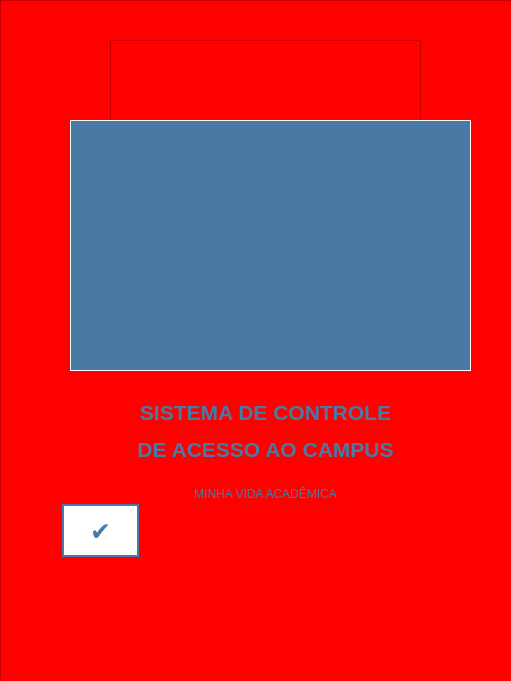
         <widget class="QFrame" name="campus_all">
          <property name="geometry">
           <rect>
            <x>0</x>
            <y>10</y>
            <width>511</width>
            <height>681</height>
           </rect>
          </property>
          <property name="styleSheet">
           <string notr="true"/>
          </property>
          <property name="frameShape">
           <enum>QFrame::StyledPanel</enum>
          </property>
          <property name="frameShadow">
           <enum>QFrame::Raised</enum>
          </property>
          <widget class="QLabel" name="curso">
           <property name="geometry">
            <rect>
             <x>40</x>
             <y>301</y>
             <width>451</width>
             <height>41</height>
            </rect>
           </property>
           <property name="styleSheet">
            <string notr="true">background-color: rgb(255, 255, 255);
color: rgb(145, 145, 145);
font: 75 12pt &quot;Arial&quot;;
padding-top:5px;
padding-left: 5px;
border-color: rgb(0, 0, 0);
border: 1px solid;</string>
           </property>
           <property name="text">
            <string>Curso</string>
           </property>
          </widget>
          <widget class="QLabel" name="hora_ini">
           <property name="geometry">
            <rect>
             <x>40</x>
             <y>439</y>
             <width>221</width>
             <height>41</height>
            </rect>
           </property>
           <property name="styleSheet">
            <string notr="true">background-color: rgb(255, 255, 255);
color: rgb(145, 145, 145);
font: 75 12pt &quot;Arial&quot;;
padding-top:5px;
padding-left: 5px;
border-color: rgb(0, 0, 0);
border: 1px solid;</string>
           </property>
           <property name="text">
            <string>Entrada</string>
           </property>
          </widget>
          <widget class="QLabel" name="observacao">
           <property name="geometry">
            <rect>
             <x>40</x>
             <y>486</y>
             <width>451</width>
             <height>61</height>
            </rect>
           </property>
           <property name="styleSheet">
            <string notr="true">background-color: rgb(255, 255, 255);
color: rgb(145, 145, 145);
font: 75 12pt &quot;Arial&quot;;
padding-top:5px;
padding-left: 5px;
border-color: rgb(0, 0, 0);
border: 1px solid;</string>
           </property>
           <property name="text">
            <string>Observação</string>
           </property>
           <property name="alignment">
            <set>Qt::AlignCenter</set>
           </property>
          </widget>
          <widget class="QLabel" name="espaco_reservado">
           <property name="geometry">
            <rect>
             <x>40</x>
             <y>347</y>
             <width>451</width>
             <height>41</height>
            </rect>
           </property>
           <property name="styleSheet">
            <string notr="true">background-color: rgb(255, 255, 255);
color: rgb(145, 145, 145);
font: 75 12pt &quot;Arial&quot;;
padding-top:5px;
padding-left: 5px;
border-color: rgb(0, 0, 0);
border: 1px solid;</string>
           </property>
           <property name="text">
            <string>Espaço Reservado</string>
           </property>
          </widget>
          <widget class="QPushButton" name="negar">
           <property name="geometry">
            <rect>
             <x>160</x>
             <y>581</y>
             <width>81</width>
             <height>61</height>
            </rect>
           </property>
           <property name="styleSheet">
            <string notr="true">.QPushButton#negar {
    color: white;
    text-align: center;
    text-decoration: none;
    display: inline-block;
    font-size: 25px;
    margin: 4px 2px;
    cursor: pointer;
    background-color: white; 
    color: red; 
    border: 2px solid red;
	border-radius: 50px;
}

.QPushButton#negar:hover:pressed {
    background-color:red;
    color: white;
	border-top-color: rgb(255, 255, 255);
	border-right-color: rgb(0,0,0);
	border-bottom-color: rgb(0,0,0);
	border-left-color: rgb(255, 255, 255);
}
</string>
           </property>
           <property name="text">
            <string>✖</string>
           </property>
          </widget>
          <widget class="QFrame" name="frame_12">
           <property name="geometry">
            <rect>
             <x>190</x>
             <y>10</y>
             <width>141</width>
             <height>151</height>
            </rect>
           </property>
           <property name="styleSheet">
            <string notr="true">image: url(:/newPrefix/logo-normal.jpg);
background-repeat: no-repeat;
background-position:center;</string>
           </property>
           <property name="frameShape">
            <enum>QFrame::StyledPanel</enum>
           </property>
           <property name="frameShadow">
            <enum>QFrame::Raised</enum>
           </property>
          </widget>
          <widget class="QLabel" name="matricula">
           <property name="geometry">
            <rect>
             <x>40</x>
             <y>254</y>
             <width>451</width>
             <height>41</height>
            </rect>
           </property>
           <property name="styleSheet">
            <string notr="true">background-color: rgb(255, 255, 255);
color: rgb(145, 145, 145);
font: 75 12pt &quot;Arial&quot;;
padding-top:5px;
padding-left: 5px;
border-color: rgb(0, 0, 0);
border: 1px solid;</string>
           </property>
           <property name="text">
            <string>Matricula</string>
           </property>
          </widget>
          <widget class="QLabel" name="label_2">
           <property name="geometry">
            <rect>
             <x>70</x>
             <y>163</y>
             <width>381</width>
             <height>31</height>
            </rect>
           </property>
           <property name="styleSheet">
            <string notr="true">font: 75 16pt &quot;Arial&quot;;
color: rgb(73, 122, 166);</string>
           </property>
           <property name="text">
            <string>Informações do Aluno</string>
           </property>
           <property name="alignment">
            <set>Qt::AlignCenter</set>
           </property>
          </widget>
          <widget class="QLabel" name="nome_aluno">
           <property name="geometry">
            <rect>
             <x>40</x>
             <y>206</y>
             <width>451</width>
             <height>41</height>
            </rect>
           </property>
           <property name="styleSheet">
            <string notr="true">background-color: rgb(255, 255, 255);
color: rgb(145, 145, 145);
font: 75 12pt &quot;Arial&quot;;
padding-top:5px;
padding-left: 5px;
border-color: rgb(0, 0, 0);
border: 1px solid;</string>
           </property>
           <property name="text">
            <string>Nome do Aluno</string>
           </property>
          </widget>
          <widget class="QLabel" name="hora_fim">
           <property name="geometry">
            <rect>
             <x>270</x>
             <y>439</y>
             <width>221</width>
             <height>41</height>
            </rect>
           </property>
           <property name="styleSheet">
            <string notr="true">background-color: rgb(255, 255, 255);
color: rgb(145, 145, 145);
font: 75 12pt &quot;Arial&quot;;
padding-top:5px;
padding-left: 5px;
border-color: rgb(0, 0, 0);
border: 1px solid;</string>
           </property>
           <property name="text">
            <string>Saída</string>
           </property>
          </widget>
          <widget class="QPushButton" name="afirmar">
           <property name="geometry">
            <rect>
             <x>65</x>
             <y>581</y>
             <width>81</width>
             <height>61</height>
            </rect>
           </property>
           <property name="toolTip">
            <string>Afirmar</string>
           </property>
           <property name="whatsThis">
            <string>Afirmar</string>
           </property>
           <property name="styleSheet">
            <string notr="true">.QPushButton#afirmar {
    color: white;
    text-align: center;
    text-decoration: none;
    display: inline-block;
    font-size: 25px;
    margin: 4px 2px;
    cursor: pointer;
    background-color: white; 
    color: #4CAF50; 
    border: 2px solid #4CAF50;
}

.QPushButton#afirmar:hover:pressed {
    background-color: #4CAF50;
    color: white;
	border-top-color: rgb(255, 255, 255);
	border-right-color: rgb(0,0,0);
	border-bottom-color: rgb(0,0,0);
	border-left-color: rgb(255, 255, 255);
}
</string>
           </property>
           <property name="text">
            <string>✔</string>
           </property>
          </widget>
          <widget class="QLabel" name="data">
           <property name="geometry">
            <rect>
             <x>40</x>
             <y>393</y>
             <width>451</width>
             <height>41</height>
            </rect>
           </property>
           <property name="styleSheet">
            <string notr="true">background-color: rgb(255, 255, 255);
color: rgb(145, 145, 145);
font: 75 12pt &quot;Arial&quot;;
padding-top:5px;
padding-left: 5px;
border-color: rgb(0, 0, 0);
border: 1px solid;</string>
           </property>
           <property name="text">
            <string>Data Reservada</string>
           </property>
          </widget>
          <widget class="QFrame" name="s_dose_all">
           <property name="geometry">
            <rect>
             <x>390</x>
             <y>594</y>
             <width>101</width>
             <height>71</height>
            </rect>
           </property>
           <property name="styleSheet">
            <string notr="true">QFrame#s_dose_all{
border: 2px solid black;
}

</string>
           </property>
           <property name="frameShape">
            <enum>QFrame::StyledPanel</enum>
           </property>
           <property name="frameShadow">
            <enum>QFrame::Raised</enum>
           </property>
           <widget class="QFrame" name="fig_vac_2">
            <property name="geometry">
             <rect>
              <x>10</x>
              <y>10</y>
              <width>51</width>
              <height>51</height>
             </rect>
            </property>
            <property name="styleSheet">
             <string notr="true">image: url(:/newPrefix/2646111.png);

</string>
            </property>
            <property name="frameShape">
             <enum>QFrame::StyledPanel</enum>
            </property>
            <property name="frameShadow">
             <enum>QFrame::Raised</enum>
            </property>
           </widget>
           <widget class="QLabel" name="s_dose_n">
            <property name="geometry">
             <rect>
              <x>50</x>
              <y>10</y>
              <width>41</width>
              <height>41</height>
             </rect>
            </property>
            <property name="styleSheet">
             <string notr="true"/>
            </property>
            <property name="text">
             <string>&lt;html&gt;&lt;head/&gt;&lt;body&gt;&lt;p&gt;&lt;span style=&quot; font-size:14pt;&quot;&gt;2ª&lt;/span&gt;&lt;/p&gt;&lt;/body&gt;&lt;/html&gt;</string>
            </property>
            <property name="alignment">
             <set>Qt::AlignCenter</set>
            </property>
           </widget>
          </widget>
          <widget class="QFrame" name="p_dose_all">
           <property name="geometry">
            <rect>
             <x>270</x>
             <y>594</y>
             <width>101</width>
             <height>71</height>
            </rect>
           </property>
           <property name="styleSheet">
            <string notr="true">QFrame#p_dose_all{
border: 2px solid black;
}

</string>
           </property>
           <property name="frameShape">
            <enum>QFrame::StyledPanel</enum>
           </property>
           <property name="frameShadow">
            <enum>QFrame::Raised</enum>
           </property>
           <widget class="QFrame" name="fig_vac_1">
            <property name="geometry">
             <rect>
              <x>10</x>
              <y>10</y>
              <width>51</width>
              <height>51</height>
             </rect>
            </property>
            <property name="styleSheet">
             <string notr="true">image: url(:/newPrefix/2646111.png);

</string>
            </property>
            <property name="frameShape">
             <enum>QFrame::StyledPanel</enum>
            </property>
            <property name="frameShadow">
             <enum>QFrame::Raised</enum>
            </property>
           </widget>
           <widget class="QLabel" name="p_dose_n">
            <property name="geometry">
             <rect>
              <x>50</x>
              <y>10</y>
              <width>41</width>
              <height>41</height>
             </rect>
            </property>
            <property name="styleSheet">
             <string notr="true"/>
            </property>
            <property name="text">
             <string>&lt;html&gt;&lt;head/&gt;&lt;body&gt;&lt;p&gt;&lt;span style=&quot; font-size:14pt;&quot;&gt;1ª&lt;/span&gt;&lt;/p&gt;&lt;/body&gt;&lt;/html&gt;</string>
            </property>
            <property name="alignment">
             <set>Qt::AlignCenter</set>
            </property>
           </widget>
          </widget>
          <widget class="QLabel" name="label_3">
           <property name="geometry">
            <rect>
             <x>290</x>
             <y>560</y>
             <width>161</width>
             <height>31</height>
            </rect>
           </property>
           <property name="text">
            <string>&lt;html&gt;&lt;head/&gt;&lt;body&gt;&lt;p&gt;&lt;span style=&quot; font-size:9pt; font-weight:600;&quot;&gt;Quantidade de Doses&lt;/span&gt;&lt;/p&gt;&lt;/body&gt;&lt;/html&gt;</string>
           </property>
           <property name="alignment">
            <set>Qt::AlignCenter</set>
           </property>
          </widget>
          <widget class="QLabel" name="fechar_confirma">
           <property name="geometry">
            <rect>
             <x>65</x>
             <y>581</y>
             <width>81</width>
             <height>61</height>
            </rect>
           </property>
           <property name="styleSheet">
            <string notr="true">    text-align: center;
    text-decoration: none;
    display: inline-block;
    font-size: 25px;
    margin: 4px 2px;
    cursor: pointer;
    background-color: white; 
    color: rgb(73, 122, 166); 
    border: 2px solid rgb(73, 122, 166);</string>
           </property>
           <property name="text">
            <string>✔</string>
           </property>
           <property name="alignment">
            <set>Qt::AlignCenter</set>
           </property>
          </widget>
          <widget class="QLabel" name="fechar_negar">
           <property name="geometry">
            <rect>
             <x>160</x>
             <y>581</y>
             <width>81</width>
             <height>61</height>
            </rect>
           </property>
           <property name="styleSheet">
            <string notr="true">    text-align: center;
    text-decoration: none;
    display: inline-block;
    font-size: 25px;
    margin: 4px 2px;
    cursor: pointer;
    background-color: white; 
    color: rgb(73, 122, 166); 
    border: 2px solid rgb(73, 122, 166);</string>
           </property>
           <property name="text">
            <string>✖</string>
           </property>
           <property name="alignment">
            <set>Qt::AlignCenter</set>
           </property>
          </widget>
          <widget class="QFrame" name="CAPA">
           <property name="geometry">
            <rect>
             <x>0</x>
             <y>0</y>
             <width>541</width>
             <height>741</height>
            </rect>
           </property>
           <property name="styleSheet">
            <string notr="true">background-color: red;

</string>
           </property>
           <property name="frameShape">
            <enum>QFrame::StyledPanel</enum>
           </property>
           <property name="frameShadow">
            <enum>QFrame::Raised</enum>
           </property>
           <widget class="QFrame" name="frame_7">
            <property name="geometry">
             <rect>
              <x>110</x>
              <y>40</y>
              <width>311</width>
              <height>291</height>
             </rect>
            </property>
            <property name="styleSheet">
             <string notr="true">image: url(:/newPrefix/logo-normal.jpg);
background-repeat: no-repeat;
background-position: center;</string>
            </property>
            <property name="frameShape">
             <enum>QFrame::StyledPanel</enum>
            </property>
            <property name="frameShadow">
             <enum>QFrame::Raised</enum>
            </property>
           </widget>
           <widget class="QLabel" name="label_4">
            <property name="geometry">
             <rect>
              <x>70</x>
              <y>320</y>
              <width>391</width>
              <height>261</height>
             </rect>
            </property>
            <property name="styleSheet">
             <string notr="true">font: 75 14pt &quot;Arial&quot;;
color: rgb(73, 122, 166);</string>
            </property>
            <property name="text">
             <string>&lt;html&gt;&lt;head/&gt;&lt;body&gt;&lt;p align=&quot;center&quot;&gt;&lt;span style=&quot; font-size:16pt; font-weight:600;&quot;&gt;SISTEMA DE CONTROLE&lt;/span&gt;&lt;/p&gt;&lt;p align=&quot;center&quot;&gt;&lt;span style=&quot; font-size:16pt; font-weight:600;&quot;&gt;DE ACESSO AO CAMPUS&lt;/span&gt;&lt;br/&gt;&lt;/p&gt;&lt;p align=&quot;center&quot;&gt;MINHA VIDA ACADÊMICA&lt;/p&gt;&lt;/body&gt;&lt;/html&gt;</string>
            </property>
            <property name="alignment">
             <set>Qt::AlignCenter</set>
            </property>
           </widget>
           <widget class="QFrame" name="regi_saida">
            <property name="geometry">
             <rect>
              <x>70</x>
              <y>120</y>
              <width>401</width>
              <height>251</height>
             </rect>
            </property>
            <property name="styleSheet">
             <string notr="true">QFrame#regi_saida{

border:1px solid rgb(255, 255, 255);
background-color: rgb(73, 122, 166);

}</string>
            </property>
            <property name="frameShape">
             <enum>QFrame::StyledPanel</enum>
            </property>
            <property name="frameShadow">
             <enum>QFrame::Raised</enum>
            </property>
            <widget class="QLabel" name="text_saida">
             <property name="geometry">
              <rect>
               <x>20</x>
               <y>50</y>
               <width>351</width>
               <height>151</height>
              </rect>
             </property>
             <property name="styleSheet">
              <string notr="true">color: rgb(255, 255, 255);
background-color: rgb(73, 122, 166);</string>
             </property>
             <property name="text">
              <string>&lt;html&gt;&lt;head/&gt;&lt;body&gt;&lt;p align=&quot;center&quot;&gt;&lt;br/&gt;&lt;/p&gt;&lt;/body&gt;&lt;/html&gt;</string>
             </property>
             <property name="alignment">
              <set>Qt::AlignCenter</set>
             </property>
            </widget>
           </widget>
          </widget>
          <widget class="QLabel" name="fechar_confirma_2">
           <property name="geometry">
            <rect>
             <x>60</x>
             <y>500</y>
             <width>81</width>
             <height>61</height>
            </rect>
           </property>
           <property name="styleSheet">
            <string notr="true">    text-align: center;
    text-decoration: none;
    display: inline-block;
    font-size: 25px;
    margin: 4px 2px;
    cursor: pointer;
    background-color: white; 
    color: rgb(73, 122, 166); 
    border: 2px solid rgb(73, 122, 166);</string>
           </property>
           <property name="text">
            <string>✔</string>
           </property>
           <property name="alignment">
            <set>Qt::AlignCenter</set>
           </property>
          </widget>
         </widget>
